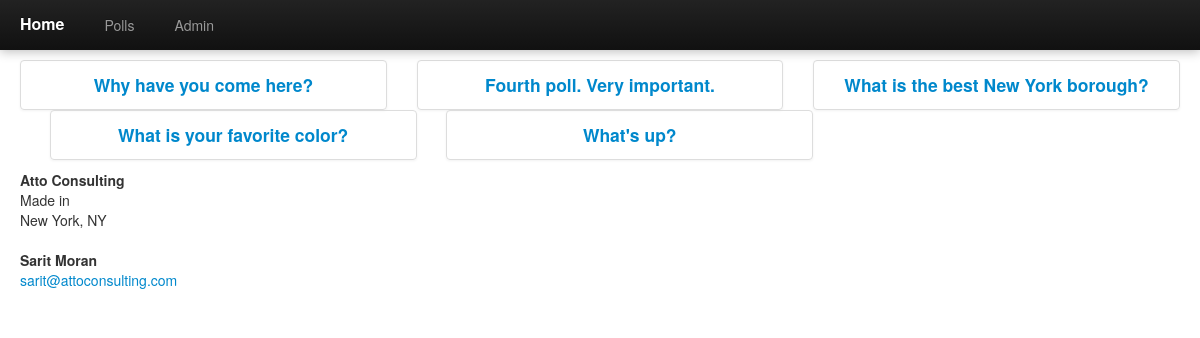
/polls/, run on an earlier commit of the app's database.
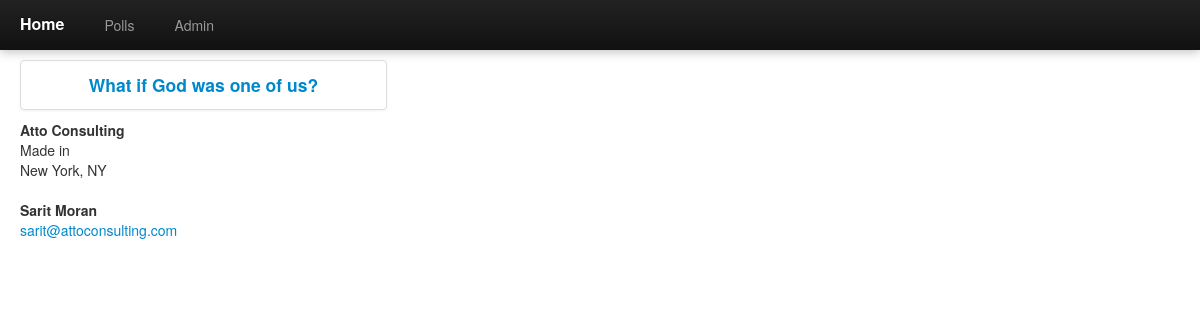
And on a later commit of the database.
### polls/models.py (models this page shows, shortened)
class Poll(models.Model):
    question = models.CharField(max_length=200)
    pub_date = models.DateTimeField('date published')

### polls/views.py (the view)
class IndexView(generic.ListView):
    template_name = 'polls/index.html'
    context_object_name = 'latest_poll_list'
    def get_queryset(self):
        return Poll.objects.filter(
            pub_date__lte=timezone.now()
        ).order_by('-pub_date')[:5]

### polls/templates/polls/index.html (shortened to what this page needs)
{% extends "base.html" %}
{% block content %}
<ul class="span12 poll-list fluid">
    <div class="span12 fluid">
    {% for poll in latest_poll_list %}
        <div class="span4 thumbnail fluid">
            <h4><a href="{% url 'polls:detail' poll.id %}">{{ poll.question }}</a></h4>
        </div>
    {% endfor %}
    </div>
</ul>
{% endblock %}

### polls/templates/base.html (shortened to what this page needs)
<!DOCTYPE html>
<html lang="en">
{% load staticfiles %}
<head>
    <link href="{% static 'css/bootstrap.css' %}" rel="stylesheet">
    <link href="{% static 'polls/style.css' %}" rel="stylesheet" type="text/css">
    <link href="{% static 'css/bootstrap-responsive.css' %}" rel="stylesheet">
</head>
<body>
{% block navbar %}
<div class="navbar navbar-inverse navbar-fixed-top">
  <div class="navbar-inner">
    <div class="container-fluid">
      <a class="brand" href="/polls/">Home</a>
      <div class="nav-collapse collapse">
        <ul class="nav">
          <li class="">
            <a href="/polls/">Polls</a>
          </li>
          <li class="">
            <a href="/admin/">Admin</a>
          </li>
        </ul>
      </div>
    </div>
  </div>
</div>
{% endblock %}
<div class="container-fluid">
  <div class="row-fluid">
    <div class="span12 main-content">
      {% block content %}
      {% endblock %}
    </div>
  </div>
  <div class="row-fluid">
    <div class="span12">
          <address>
              <strong>
              {% block companyname %}
              Atto Consulting
              {% endblock %}
              </strong><br>
              {% block address %}
              Made in<br>
              New York, NY<br>
              {% endblock %}
          </address>
          <address>
              <strong>
              {% block fullname %}
              Sarit Moran
              {% endblock %}
              </strong><br>
              <a href="mailto:#">
              {% block email %}
              sarit@attoconsulting.com
              {% endblock %}</a>
          </address>
    </div>
  </div>
</div>
</body>
</html>

### polls/static/polls/style.css (style rules this page uses)
body { padding-top: 60px; padding-bottom: 40px; }
.poll-list { margin-left:0px; text-align:center; clear:left; clear:right; }
.navbar .navbar-inner { border: 0; -webkit-box-shadow: 0 2px 10px rgba(0,0,0,.25); -moz-box-shadow: 0 2px 10px rgba(0,0,0,.25); box-shadow: 0 2px 10px rgba(0,0,0,.25); }
.navbar .brand { padding: 14px 20px 16px; font-size: 16px; font-weight: bold; text-shadow: 0 -1px 0 rgba(0,0,0,.5); }
.navbar .nav > li > a { padding: 15px 20px; }

What changed in the data, as far as the page shows it:
removed Poll: question "Why have you come here?"
removed Poll: question "Fourth poll. Very important."
removed Poll: question "What is the best New York borough?"
removed Poll: question "What is your favorite color?"
removed Poll: question "What's up?"
added Poll: question "What if God was one of us?"
